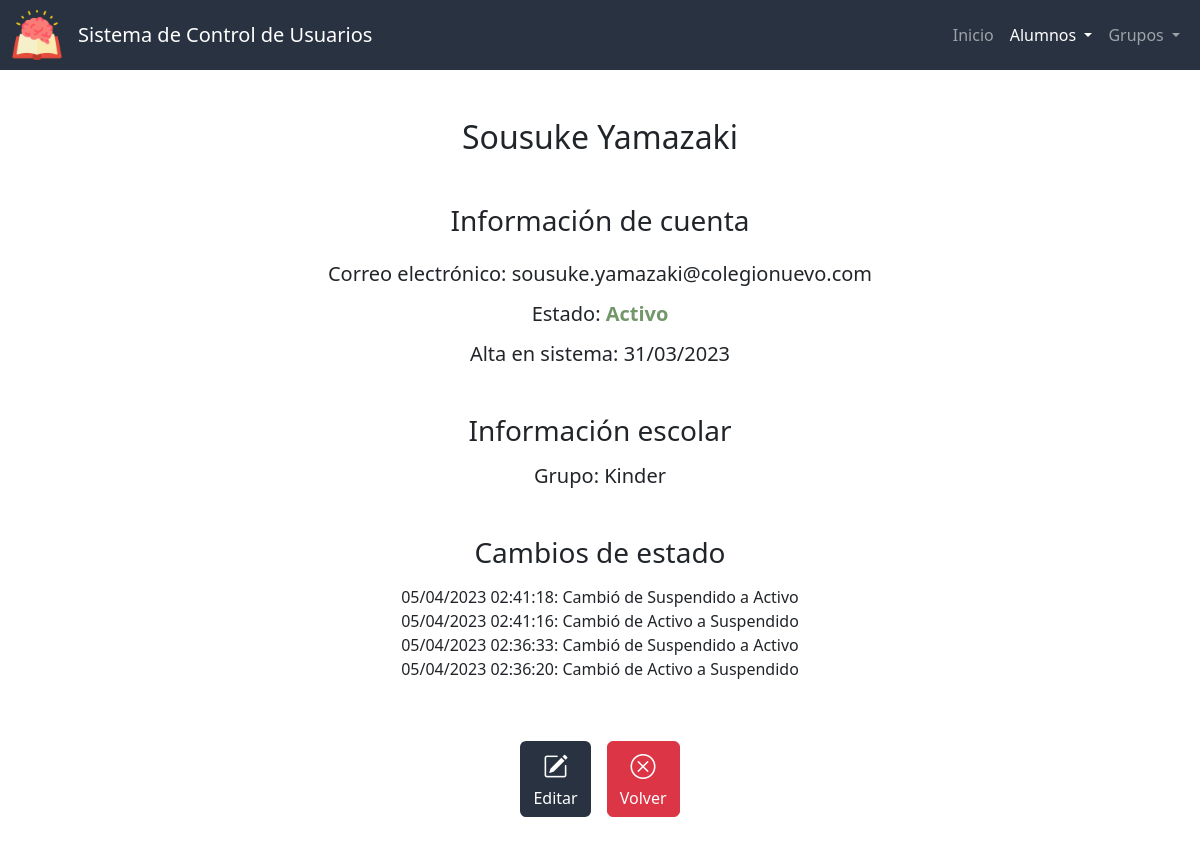
The page /ver_alumno?id=18 on the database its author committed.
### app.py (models this page shows, shortened)
class Alumnos(db.Model):
    id = db.Column(db.Integer, primary_key=True)
    nombre = db.Column(db.String(50), nullable=False)
    apellidos = db.Column(db.String(50), nullable=False)
    correo = db.Column(db.String(50), nullable=False, unique=True)
    estado = db.Column(db.Integer, nullable=False, default=0) # 0 - activo, 1 - suspendido, 2 - baja
    fecha_de_creacion = db.Column(db.DateTime, nullable=False, default=datetime.now)

class Grupos(db.Model):
    id = db.Column(db.Integer, primary_key=True)
    seccion = db.Column(db.String(50), nullable=False)
    grado = db.Column(db.Integer, nullable=False)
    grupo = db.Column(db.String(1), nullable=False)

class CambiosEstado(db.Model):
    id = db.Column(db.Integer, primary_key=True)
    id_alumno = db.Column(db.Integer, db.ForeignKey('alumnos.id'), nullable=False)
    fecha = db.Column(db.DateTime, nullable=False, default=datetime.utcnow)
    estado_anterior = db.Column(db.Integer, nullable=False)
    estado_nuevo = db.Column(db.Integer, nullable=False)
    def __repr__(self):
        return f'<Alumno: {self.id_alumno} cambió de {self.estado_anterior} a {self.estado_nuevo} el día {self.fecha}>'

### app.py (the view)
@app.route('/ver_alumno')
def ver_alumno():
    id_alumno = request.args.get("id")
    alumno = db.session.query(Alumnos).filter_by(id=id_alumno).first()
    cambios = db.session.query(CambiosEstado).filter_by(id_alumno=id_alumno).order_by(CambiosEstado.fecha.desc()).all()
    id_grupo = db.session.query(alumnos_por_grupo.c.id_grupo).filter_by(id_alumno=alumno.id).first()
    if id_grupo:
        id_grupo = id_grupo[0]
        grupo_actual = db.session.query(Grupos).filter_by(id=id_grupo).first()
    else:
        grupo_actual = None
    estado = ESTADOSV[alumno.estado]
    print(cambios)
    return render_template("ver_alumno.html", ver=True, active="Alumno", grupo_actual=grupo_actual, alumno=alumno, estado=estado, colores=COLORES, cambios=cambios, estados=ESTADOSV)

### templates/ver_alumno.html (shortened to what this page needs)
{% extends "layout.html" %}
{% block main %}
    <h2 class="mb-5">{{ alumno.nombre }} {{ alumno.apellidos }}</h2>
    <h3 class="mb-4">Información de cuenta</h3>
    <h5 class="mb-3">Correo electrónico: {{ alumno.correo }}</h5>
    <h5 class="mb-3">Estado: <span style="color:{{ colores[estado] }}; font-weight: bold;">{{ estado }}</span></h5>
    <h5 class="mb-5">Alta en sistema: {{ alumno.fecha_de_creacion.strftime('%d/%m/%Y') }}</h5>
    <h3 class="mb-3">Información escolar</h3>
    <h5 class="mb-5">{% if grupo_actual %} Grupo: {% else %} No hay grupos para mostrar {% endif %}
        {% if grupo_actual.seccion %}{{ x }}{{ grupo_actual.seccion }}{% endif %}
    </h5>
    {% if cambios %}
        <h3 class="mb-3">Cambios de estado</h3>
        <div class="mb-5" id="log">
            {% for cambio in cambios %}
                {{ cambio.fecha.strftime('%d/%m/%Y %H:%M:%S') }}: Cambió de {{ estados[cambio.estado_anterior] }} a {{ estados[cambio.estado_nuevo] }} <br>
            {% endfor %}
        </div>
    {% endif %}
    <div class="p-2 btn-group">
        <form action="/editar_alumno">
            <button type="submit" class="btn-bi btn color-primario mx-2" title="Editar"><i class="bi bi-pencil-square"></i><div>Editar</div></button>
        </form>
        <form action="/lista_alumnos">
            <button type="submit" class="btn-big btn btn-danger mx-2" title="Volver"><i class="bi bi-x-circle"></i><div>Volver</div></button>
        </form>
    </div>
{% endblock %}

### static/styles.css (style rules this page uses)
:root { --color-primario: #293241; --color-primario-active: #3b4f69; --color-primario-hover: #334458; --letra-primario: white; --letra-primario-inactive: #9A9EA5; --letra-primario-hover: #C9CBCF; --verde: #729869; --verde-active: #588559; --amarillo: #D69900; --amarillo-active: #b17900; --color-ver: #3D5A80; --color-ver-active: #5281a7; --gris: #a5a5a5; --gris-active: #969696; --gris-oscuro: #7c7c7c; --gris-oscuro-active: #646464; }
.color-primario { background-color: var(--color-primario); color: var(--letra-primario); }
.btn.edit, .btn-big { margin: 0 5px; transition: transform 0.2s ease-in-out; }
.btn-danger { margin: 0; }
.bi { font-size: 25px; color: var(--letra-primario); }
#log { max-height: 100px; overflow: auto; max-width: 500px; justify-content: center; margin: auto; }

### rows shown on the page
Alumnos: nombre "Sousuke", apellidos "Yamazaki", correo "sousuke.yamazaki@colegionuevo.com", fecha_de_creacion "31/03/2023"
Grupos: seccion "Kinder"
CambiosEstado: fecha "05/04/2023 02:41:18", estado_anterior "Suspendido", estado_nuevo "Activo"
CambiosEstado: fecha "05/04/2023 02:41:16", estado_anterior "Activo", estado_nuevo "Suspendido"
CambiosEstado: fecha "05/04/2023 02:36:33", estado_anterior "Suspendido", estado_nuevo "Activo"
CambiosEstado: fecha "05/04/2023 02:36:20", estado_anterior "Activo", estado_nuevo "Suspendido"

### other values the page prints
{{ estado }} "Activo"
